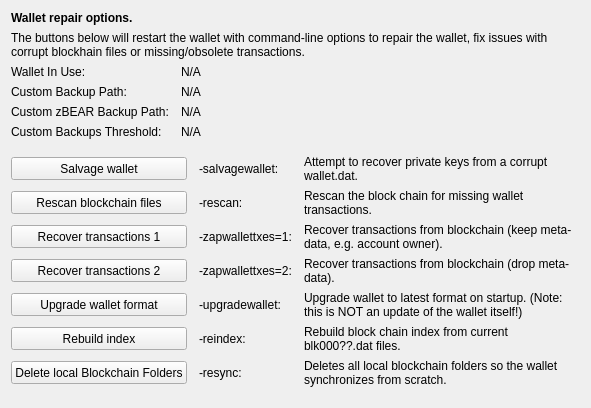
     <widget class="QWidget" name="tab_repair">
      <attribute name="title">
       <string>&amp;Wallet Repair</string>
      </attribute>
      <layout class="QGridLayout" name="gridLayout_4" columnstretch="0,0,0,0">
       <property name="horizontalSpacing">
        <number>12</number>
       </property>
       <item row="0" column="0" colspan="4">
        <widget class="QLabel" name="label_repair_header">
         <property name="font">
          <font>
           <weight>75</weight>
           <bold>true</bold>
          </font>
         </property>
         <property name="text">
          <string>Wallet repair options.</string>
         </property>
        </widget>
       </item>
       <item row="1" column="0" colspan="4">
        <widget class="QLabel" name="label_repair_helptext">
         <property name="font">
          <font>
           <weight>50</weight>
           <bold>false</bold>
          </font>
         </property>
         <property name="text">
          <string>The buttons below will restart the wallet with command-line options to repair the wallet, fix issues with corrupt blockhain files or missing/obsolete transactions.</string>
         </property>
         <property name="wordWrap">
          <bool>true</bool>
         </property>
        </widget>
       </item>
       <item row="2" column="0">
        <widget class="QLabel" name="wallet_path_label">
         <property name="text">
          <string>Wallet In Use:</string>
         </property>
        </widget>
       </item>
       <item row="2" column="1" colspan="3">
        <widget class="QLabel" name="wallet_path">
         <property name="cursor">
          <cursorShape>IBeamCursor</cursorShape>
         </property>
         <property name="text">
          <string>N/A</string>
         </property>
         <property name="textFormat">
          <enum>Qt::PlainText</enum>
         </property>
         <property name="textInteractionFlags">
          <set>Qt::LinksAccessibleByMouse|Qt::TextSelectableByKeyboard|Qt::TextSelectableByMouse</set>
         </property>
        </widget>
       </item>
       <item row="3" column="0">
        <widget class="QLabel" name="wallet_custombackuppath_label">
         <property name="visible">
          <bool>false</bool>
         </property>
         <property name="text">
          <string>Custom Backup Path:</string>
         </property>
        </widget>
       </item>
       <item row="3" column="1" colspan="3">
        <widget class="QLabel" name="wallet_custombackuppath">
         <property name="cursor">
          <cursorShape>IBeamCursor</cursorShape>
         </property>
         <property name="visible">
          <bool>false</bool>
         </property>
         <property name="text">
          <string>N/A</string>
         </property>
         <property name="textFormat">
          <enum>Qt::PlainText</enum>
         </property>
         <property name="textInteractionFlags">
          <set>Qt::LinksAccessibleByMouse|Qt::TextSelectableByKeyboard|Qt::TextSelectableByMouse</set>
         </property>
        </widget>
       </item>
       <item row="4" column="0">
        <widget class="QLabel" name="wallet_customzpivbackuppath_label">
         <property name="visible">
          <bool>false</bool>
         </property>
         <property name="text">
          <string>Custom zBEAR Backup Path:</string>
         </property>
        </widget>
       </item>
       <item row="4" column="1" colspan="3">
        <widget class="QLabel" name="wallet_customzpivbackuppath">
         <property name="cursor">
          <cursorShape>IBeamCursor</cursorShape>
         </property>
         <property name="visible">
          <bool>false</bool>
         </property>
         <property name="text">
          <string>N/A</string>
         </property>
         <property name="textFormat">
          <enum>Qt::PlainText</enum>
         </property>
         <property name="textInteractionFlags">
          <set>Qt::LinksAccessibleByMouse|Qt::TextSelectableByKeyboard|Qt::TextSelectableByMouse</set>
         </property>
        </widget>
       </item>
       <item row="5" column="0">
        <widget class="QLabel" name="wallet_custombackupthreshold_label">
         <property name="visible">
          <bool>false</bool>
         </property>
         <property name="text">
          <string>Custom Backups Threshold:</string>
         </property>
        </widget>
       </item>
       <item row="5" column="1" colspan="3">
        <widget class="QLabel" name="wallet_custombackupthreshold">
         <property name="cursor">
          <cursorShape>IBeamCursor</cursorShape>
         </property>
         <property name="visible">
          <bool>false</bool>
         </property>
         <property name="text">
          <string>N/A</string>
         </property>
         <property name="textFormat">
          <enum>Qt::PlainText</enum>
         </property>
         <property name="textInteractionFlags">
          <set>Qt::LinksAccessibleByMouse|Qt::TextSelectableByKeyboard|Qt::TextSelectableByMouse</set>
         </property>
        </widget>
       </item>
       <item row="6" column="0">
        <spacer name="verticalSpacer_repair1">
         <property name="orientation">
          <enum>Qt::Vertical</enum>
         </property>
         <property name="sizeHint" stdset="0">
          <size>
           <width>10</width>
           <height>10</height>
          </size>
         </property>
        </spacer>
       </item>
       <item row="7" column="0" colspan="2">
        <widget class="QPushButton" name="btn_salvagewallet">
         <property name="minimumSize">
          <size>
           <width>100</width>
           <height>23</height>
          </size>
         </property>
         <property name="text">
          <string>Salvage wallet</string>
         </property>
        </widget>
       </item>
       <item row="7" column="2">
        <widget class="QLabel" name="label_repair_salvage_command">
         <property name="text">
          <string notr="true">-salvagewallet:</string>
         </property>
        </widget>
       </item>
       <item row="7" column="3">
        <widget class="QLabel" name="label_repair_salvage">
         <property name="text">
          <string>Attempt to recover private keys from a corrupt wallet.dat.</string>
         </property>
         <property name="wordWrap">
          <bool>true</bool>
         </property>
        </widget>
       </item>
       <item row="8" column="0" colspan="2">
        <widget class="QPushButton" name="btn_rescan">
         <property name="minimumSize">
          <size>
           <width>100</width>
           <height>23</height>
          </size>
         </property>
         <property name="text">
          <string>Rescan blockchain files</string>
         </property>
        </widget>
       </item>
       <item row="8" column="2">
        <widget class="QLabel" name="label_repair_rescan_command">
         <property name="text">
          <string notr="true">-rescan:</string>
         </property>
        </widget>
       </item>
       <item row="8" column="3">
        <widget class="QLabel" name="label_repair_rescan">
         <property name="text">
          <string>Rescan the block chain for missing wallet transactions.</string>
         </property>
         <property name="wordWrap">
          <bool>true</bool>
         </property>
        </widget>
       </item>
       <item row="9" column="0" colspan="2">
        <widget class="QPushButton" name="btn_zapwallettxes1">
         <property name="minimumSize">
          <size>
           <width>100</width>
           <height>23</height>
          </size>
         </property>
         <property name="text">
          <string>Recover transactions 1</string>
         </property>
        </widget>
       </item>
       <item row="9" column="2">
        <widget class="QLabel" name="label_repair_zap1_command">
         <property name="text">
          <string notr="true">-zapwallettxes=1:</string>
         </property>
        </widget>
       </item>
       <item row="9" column="3">
        <widget class="QLabel" name="label_repair_zap1">
         <property name="text">
          <string>Recover transactions from blockchain (keep meta-data, e.g. account owner).</string>
         </property>
         <property name="wordWrap">
          <bool>true</bool>
         </property>
        </widget>
       </item>
       <item row="10" column="0" colspan="2">
        <widget class="QPushButton" name="btn_zapwallettxes2">
         <property name="minimumSize">
          <size>
           <width>100</width>
           <height>23</height>
          </size>
         </property>
         <property name="text">
          <string>Recover transactions 2</string>
         </property>
        </widget>
       </item>
       <item row="10" column="2">
        <widget class="QLabel" name="label_repair_zap2_command">
         <property name="text">
          <string notr="true">-zapwallettxes=2:</string>
         </property>
        </widget>
       </item>
       <item row="10" column="3">
        <widget class="QLabel" name="label_repair_zap2">
         <property name="text">
          <string>Recover transactions from blockchain (drop meta-data).</string>
         </property>
         <property name="wordWrap">
          <bool>true</bool>
         </property>
        </widget>
       </item>
       <item row="11" column="0" colspan="2">
        <widget class="QPushButton" name="btn_upgradewallet">
         <property name="minimumSize">
          <size>
           <width>100</width>
           <height>23</height>
          </size>
         </property>
         <property name="text">
          <string>Upgrade wallet format</string>
         </property>
        </widget>
       </item>
       <item row="11" column="2">
        <widget class="QLabel" name="label_repair_upgrade_command">
         <property name="text">
          <string notr="true">-upgradewallet:</string>
         </property>
        </widget>
       </item>
       <item row="11" column="3">
        <widget class="QLabel" name="label_repair_upgrade">
         <property name="text">
          <string>Upgrade wallet to latest format on startup. (Note: this is NOT an update of the wallet itself!)</string>
         </property>
         <property name="wordWrap">
          <bool>true</bool>
         </property>
        </widget>
       </item>
       <item row="12" column="0" colspan="2">
        <widget class="QPushButton" name="btn_reindex">
         <property name="minimumSize">
          <size>
           <width>100</width>
           <height>23</height>
          </size>
         </property>
         <property name="text">
          <string>Rebuild index</string>
         </property>
        </widget>
       </item>
       <item row="12" column="2">
        <widget class="QLabel" name="label_repair_reindex_command">
         <property name="text">
          <string notr="true">-reindex:</string>
         </property>
        </widget>
       </item>
       <item row="12" column="3">
        <widget class="QLabel" name="label_repair_reindex">
         <property name="text">
          <string>Rebuild block chain index from current blk000??.dat files.</string>
         </property>
         <property name="wordWrap">
          <bool>true</bool>
         </property>
        </widget>
       </item>
       <item row="13" column="0" colspan="2">
        <widget class="QPushButton" name="btn_resync">
         <property name="minimumSize">
          <size>
           <width>100</width>
           <height>23</height>
          </size>
         </property>
         <property name="text">
          <string>Delete local Blockchain Folders</string>
         </property>
        </widget>
       </item>
       <item row="13" column="2">
        <widget class="QLabel" name="label_repair_resync_command">
         <property name="text">
          <string>-resync:</string>
         </property>
        </widget>
       </item>
       <item row="13" column="3">
        <widget class="QLabel" name="label_repair_resync">
         <property name="text">
          <string>Deletes all local blockchain folders so the wallet synchronizes from scratch.</string>
         </property>
         <property name="wordWrap">
          <bool>true</bool>
         </property>
        </widget>
       </item>
       <item row="14" column="0">
        <spacer name="verticalSpacer_repair2">
         <property name="orientation">
          <enum>Qt::Vertical</enum>
         </property>
         <property name="sizeHint" stdset="0">
          <size>
           <width>20</width>
           <height>10</height>
          </size>
         </property>
        </spacer>
       </item>
      </layout>
     </widget>
